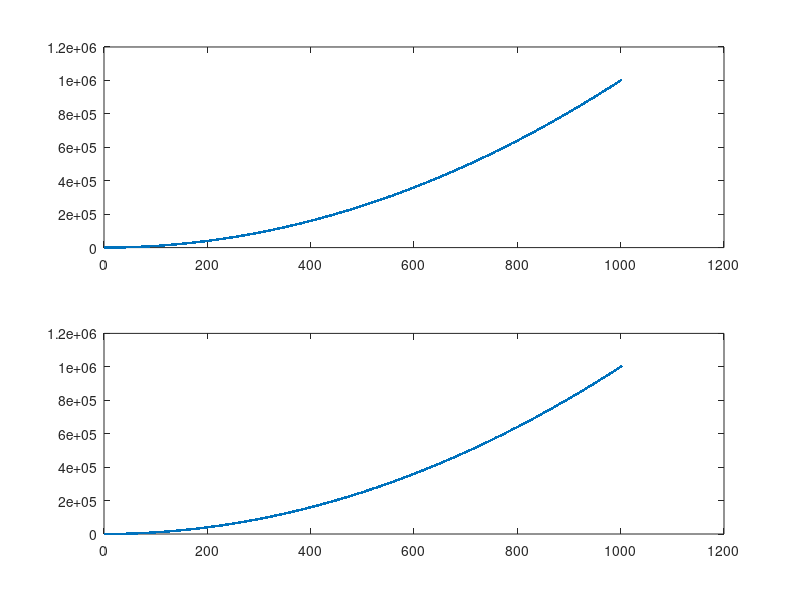

Here is the MATLAB script that generated this plot:
Y = 0;    
X = 0;
i = 0;
subplot(2,1,1)
h = plot(X,Y)
subplot(2,1,2)
j = plot(X,Y)

while i < 1000
    i = i + 1;
    X(i) = i + 1;
    Y(i) = X(i)^2;
    set(h,'XData',X,'YData',Y)
    set(j,'XData',X,'YData',Y)
    %plot(X(1:i),Y(1:i))
%     set(p,'XData',X,'YData',Y)
%     set(g,'XData',X,'YData',Y)
    %set(j,'XData',X,'YData',Y)
    drawnow
    %pause(0.02)
end